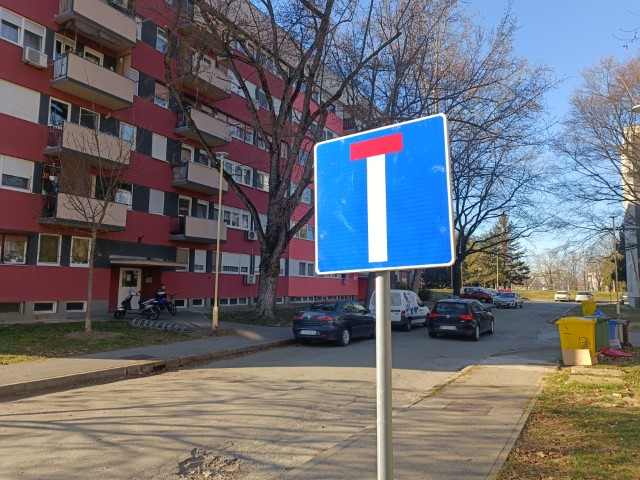
#> input picture MultimedijskiSustavi/KV/trafficSignDetection/1.jpg, 640 x 480 px
$ python -i functions.py   (imports and definitions only)
#> lines starting #> are read from the running program, lines starting #| are printed output that depends on the picture; after the words box and inside, x2 and y2 are one past the last pixel; in counts of white or black regions, pixels touching at a corner belong together
#> further down, picture is the input picture: shape (480, 640, 3); mean B, G, R 114.4, 107.7, 107.8
import cv2
import numpy as np

#SIFT
sift = cv2.SIFT_create(nfeatures=200)

#ORB
orb = cv2.ORB_create()

#Funkcija vraća crvenu masku iz predane slike
def redMask(hsvImg):
    #Iznosi boja u HSV obliku
    lowerRed1 = np.array([125, 50, 30])
    upperRed1 = np.array([180, 255, 255])

    lowerRed2 = np.array([0, 50, 50])
    upperRed2 = np.array([10, 255, 255])

    redMask1 = cv2.inRange(hsvImg, lowerRed1, upperRed1)
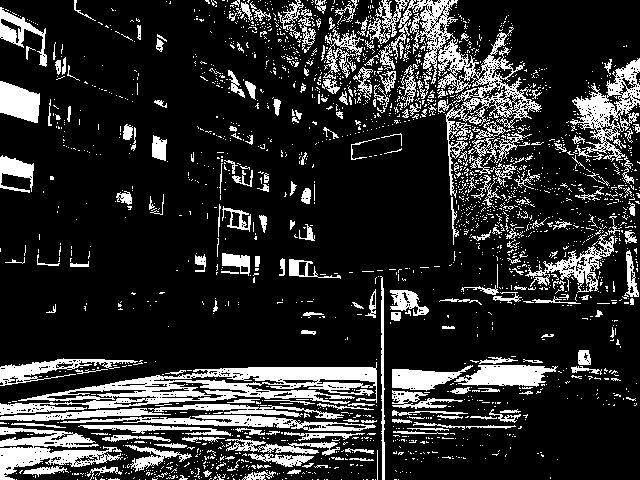
#> redMask1: shape (480, 640); 18.3% white; 2162 white regions (1916 under 20 px), largest, box (x1, y1, x2, y2) and area: (0, 362, 377, 415) 7202, (391, 0, 542, 198) 5214, (0, 427, 123, 480) 2842
    redMask2 = cv2.inRange(hsvImg, lowerRed2, upperRed2)
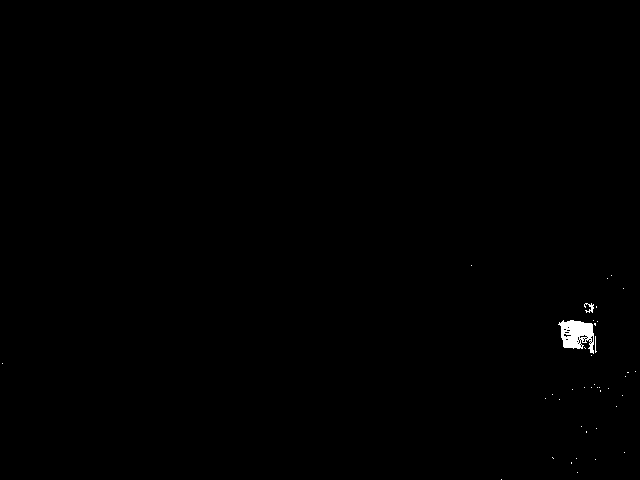
#> redMask2: shape (480, 640); 0.28% white; 40 white regions (38 under 20 px), largest, box (x1, y1, x2, y2) and area: (558, 320, 594, 354) 762, (584, 303, 594, 313) 47

    mask= cv2.bitwise_or(redMask1, redMask2)
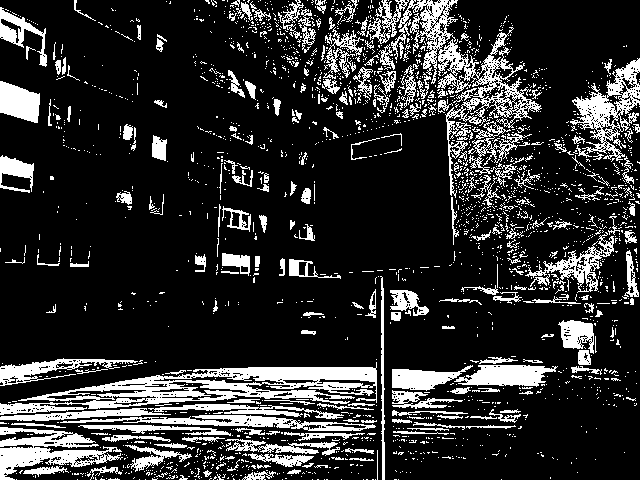
#> mask: shape (480, 640); 18.6% white; 2202 white regions (1954 under 20 px), largest, box (x1, y1, x2, y2) and area: (0, 362, 377, 415) 7202, (391, 0, 542, 198) 5214, (0, 427, 123, 480) 2842

    kernel = np.ones((5, 5), np.uint8)

    mask = cv2.morphologyEx(mask, cv2.MORPH_OPEN, kernel)
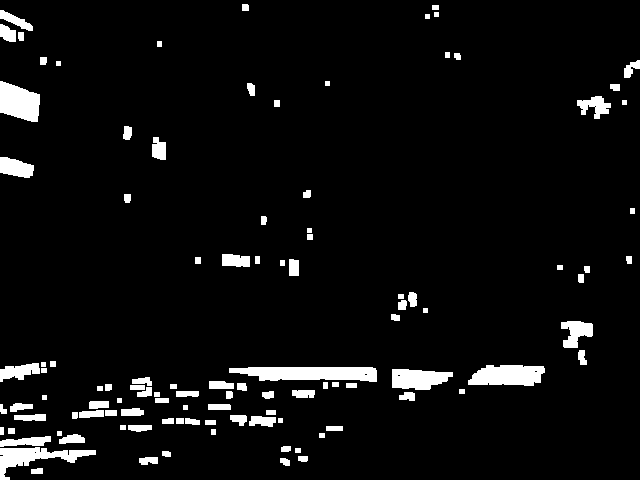
#> mask: shape (480, 640); 5.3% white; 109 white regions, largest, box (x1, y1, x2, y2) and area: (229, 367, 377, 382) 1760, (468, 365, 545, 386) 1309, (0, 81, 40, 122) 1201
    mask = cv2.morphologyEx(mask, cv2.MORPH_CLOSE, kernel)
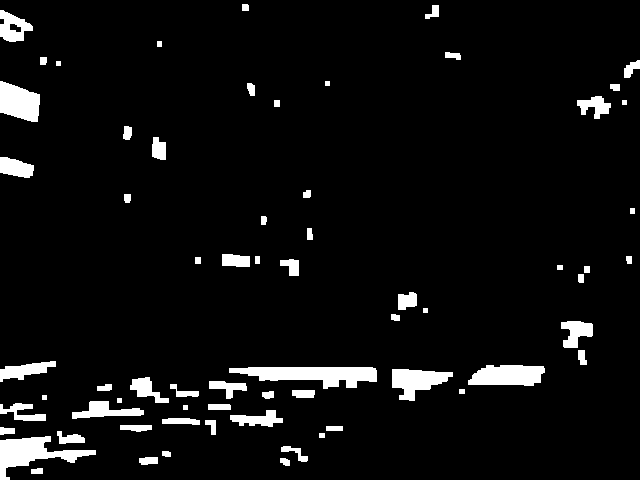
#> mask: shape (480, 640); 5.6% white; 67 white regions, largest, box (x1, y1, x2, y2) and area: (229, 367, 377, 389) 1982, (0, 436, 96, 480) 1682, (468, 365, 545, 386) 1317

    return mask

#Funkcija vraća plavu masku iz predane slike
# [94 lines left out: functions blueMask, getContours, findDes, findID, not called in this run]

>>> import cv2
>>> picture = cv2.imread('../1.jpg')
>>> result = redMask(picture)
